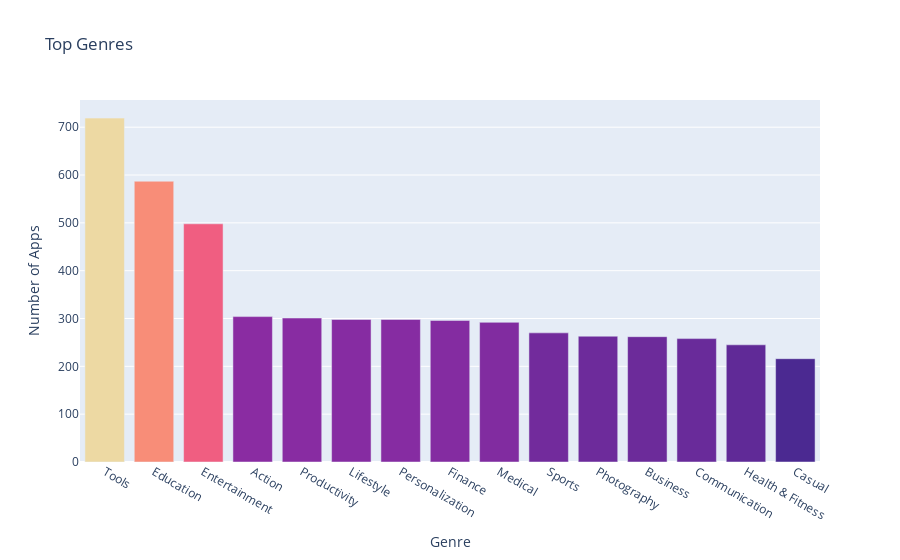

The cell this chart's notebook holds for it:
### Code cell
genre_bar = px.bar(x=final_genre.index[:15], y=final_genre[:15],title='Top Genres',labels={'x':'Genre', 'y':'Number of Apps'},color=final_genre[:15],color_continuous_scale="Agsunset")
genre_bar.update_layout(coloraxis_showscale=False)
genre_bar.show()

### Figure 1 — Plotly figure (JSON) as saved in the notebook; plotly's stock layout.template omitted (floating-point values rounded to 4 significant figures)
{"data": [{"alignmentgroup": "True", "hovertemplate": "Genre=%{x}<br>Number of Apps=%{y}<br>color=%{marker.color}<extra></extra>", "legendgroup": "", "marker": {"color": [719, 587, 498, 304, 301, 298, 298, 296, 292, 270, 263, 262, 258, 245, 216], "coloraxis": "coloraxis", "pattern": {"shape": ""}}, "name": "", "offsetgroup": "", "orientation": "v", "showlegend": false, "textposition": "auto", "type": "bar", "x": ["Tools", "Education", "Entertainment", "Action", "Productivity", "Lifestyle", "Personalization", "Finance", "Medical", "Sports", "Photography", "Business", "Communication", "Health & Fitness", "Casual"], "xaxis": "x", "y": [719, 587, 498, 304, 301, 298, 298, 296, 292, 270, 263, 262, 258, 245, 216], "yaxis": "y"}], "layout": {"barmode": "relative", "coloraxis": {"colorbar": {"title": {"text": "color"}}, "colorscale": [[0, "rgb(75, 41, 145)"], [0.1667, "rgb(135, 44, 162)"], [0.3333, "rgb(192, 54, 157)"], [0.5, "rgb(234, 79, 136)"], [0.6667, "rgb(250, 120, 118)"], [0.8333, "rgb(246, 169, 122)"], [1, "rgb(237, 217, 163)"]], "showscale": false}, "legend": {"tracegroupgap": 0}, "title": {"text": "Top Genres"}, "xaxis": {"anchor": "y", "domain": [0, 1], "title": {"text": "Genre"}}, "yaxis": {"anchor": "x", "domain": [0, 1], "title": {"text": "Number of Apps"}}}}
